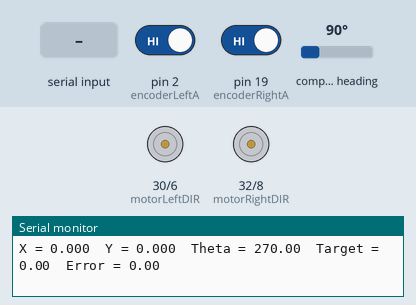
Bench run of a sketch on a simulated Arduino Mega 2560, built with avr-gcc and run on an emulated ATmega2560. Parts: direction and speed pins drawn as motors (green arrow = direction pin HIGH = forward, orange = LOW = backward, longer = more drive), the last lines printed to the serial monitor. Inputs (shaded band) come from the test bench; at power-on: compass heading 90°, pin 2 (encoderLeftA) HIGH, pin 19 (encoderRightA) HIGH.

Above: at 2.2 s.
2.3 s: "90,45\n" received over Serial
At 3.2 s:
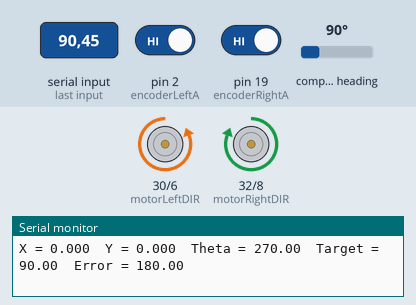
3.8 s: compass heading set to 180°
At 5.1 s:
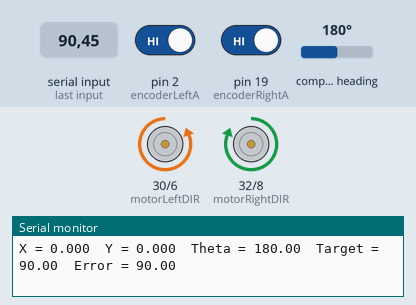
5.4 s: compass heading set to 191°
At 5.49 s:
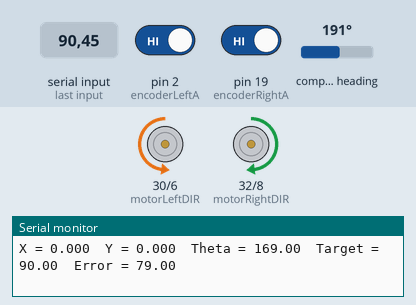
7.0 s: "200\n" received over Serial
At 8.1 s:
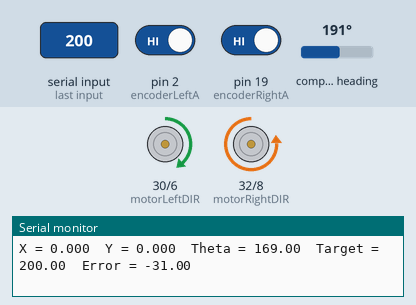
8.7 s: compass heading set to 176°
At 10.0 s:
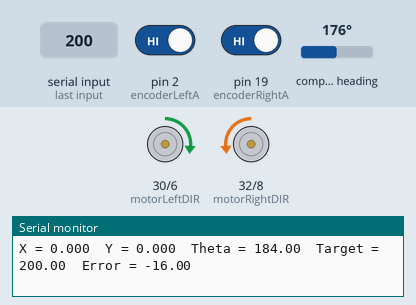
10.3 s: compass heading set to 184°
At 11.1 s:
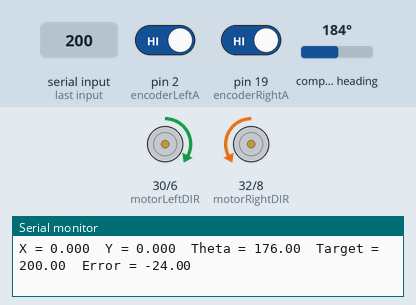
Timing chart, 0 to 12.9 s (numbered marks = the images above; inputs shaded):
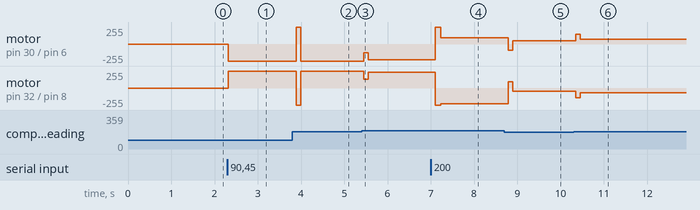

Measured:
- the behaviour switches between 184 and 185° on compass heading (found by bisection; images 2 and 3)
- after the input at 2.3 s, motor on pin 30 (motorLeftDIR) / pin 6 (motorLeftPWM): stopped → backward 255/255 at once; motor on pin 32 (motorRightDIR) / pin 8 (motorRightPWM): stopped → forward 255/255 at once
- after the input at 3.8 s, motor on pin 30 (motorLeftDIR) / pin 6 (motorLeftPWM): backward 255/255 → forward 255/255 after 0.09 s, → backward 255/255 0.10 s later; motor on pin 32 (motorRightDIR) / pin 8 (motorRightPWM): forward 255/255 → backward 255/255 after 0.09 s, → forward 255/255 0.10 s later
- after the input at 5.4 s, motor on pin 30 (motorLeftDIR) / pin 6 (motorLeftPWM): backward 255/255 → backward 130/255 after 0.05 s, → backward 236/255 0.10 s later; motor on pin 32 (motorRightDIR) / pin 8 (motorRightPWM): forward 255/255 → forward 130/255 after 0.05 s, → forward 236/255 0.10 s later
- after the input at 7.0 s, motor on pin 30 (motorLeftDIR) / pin 6 (motorLeftPWM): backward 236/255 → forward 255/255 after 0.11 s, → forward 93/255 0.13 s later; motor on pin 32 (motorRightDIR) / pin 8 (motorRightPWM): forward 236/255 → backward 255/255 after 0.11 s, → backward 236/255 0.13 s later
- after the input at 8.7 s, motor on pin 30 (motorLeftDIR) / pin 6 (motorLeftPWM): forward 93/255 → backward 96/255 after 0.09 s, → forward 47/255 0.10 s later; motor on pin 32 (motorRightDIR) / pin 8 (motorRightPWM): backward 236/255 → forward 96/255 after 0.09 s, → backward 47/255 0.10 s later
- after the input at 10.3 s, motor on pin 30 (motorLeftDIR) / pin 6 (motorLeftPWM): forward 47/255 → forward 148/255 after 0.05 s, → forward 72/255 0.10 s later; motor on pin 32 (motorRightDIR) / pin 8 (motorRightPWM): backward 47/255 → backward 148/255 after 0.05 s, → backward 72/255 0.10 s later

The sketch:

InputAngle.ino
```cpp
/*
connections
DIR1 = 4
PWM1 = 5
DIR2 = 6
PWM2 = 7
GND = GND

IMU
VIN = 5V
GND = GND
SDA = 20(MEGA)
SCL = 21 (MEGA)

ENCODER
ALEFT = 2
BLEFT = 3
ARIGHT = 19
BRIGHT = 18

*/

#include <Arduino.h>
#include <Wire.h>
#include <Adafruit_Sensor.h>
#include <Adafruit_BNO055.h>
#include <utility/imumaths.h>

// ---------------- ENCODER PINS ----------------
const int encoderLeftA = 2;
const int encoderLeftB = 13;
const int encoderRightA = 19;
const int encoderRightB = 34;

// ---------------- MOTOR PINS ----------------
const int motorLeftPWM = 6;
const int motorLeftDIR = 30;
const int motorRightPWM = 8;
const int motorRightDIR = 32;

// ---------------- ROBOT CONSTANTS ----------------
const float pulsesPerRevLeft = 400.0;
const float pulsesPerRevRight = 400.0;
const float wheelDiameter = 152.0;             // mm
const float wheelBase = 455.0;                 // mm
const float wheelCircumference = PI * wheelDiameter;

// ---------------- ENCODER COUNTS ----------------
volatile long leftPulses = 0;
volatile long rightPulses = 0;
long prevLeftPulses = 0;
long prevRightPulses = 0;

// ---------------- POSITION VARIABLES ----------------
float x = 0.0;     // meters
float y = 0.0;     // meters
float theta = 0.0; // degrees (orientation)

// ---------------- PID Constants ----------------
double Kp = 3.0;
double Ki = 0.0;
double Kd = 1.0;

// ---------------- PID Variables ----------------
double setpoint = 0;   // Target angle
double input = 0;      // Current yaw from IMU
double output = 0;     // PID output
double error, lastError = 0, integral = 0, derivative = 0;
unsigned long lastTime = 0;

// ---------------- IMU ----------------
Adafruit_BNO055 bno = Adafruit_BNO055(55, 0x28);

// ---------------- SERIAL INPUT ----------------
bool newTargetReceived = false;
String inputString = "";

// ---------------- INTERRUPTS ----------------
void leftEncoderISR() {
  int A = digitalRead(encoderLeftA);
  int B = digitalRead(encoderLeftB);
  if (A == B) leftPulses++;
  else leftPulses--;
}

void rightEncoderISR() {
  int A = digitalRead(encoderRightA);
  int B = digitalRead(encoderRightB);
  if (A == B) rightPulses++;
  else rightPulses--;
}

// ---------------- HELPER FUNCTIONS ----------------
float getYaw() {
  imu::Quaternion quat = bno.getQuat();
  float qw = quat.w(), qx = quat.x(), qy = quat.y(), qz = quat.z();

  float yawRad = atan2(2.0 * (qw * qz + qx * qy),
                       1.0 - 2.0 * (qy * qy + qz * qz));
  float yawDeg = yawRad * 180.0 / PI;
  if (yawDeg < 0) yawDeg += 360.0;
  return yawDeg;
}

double computePID(double setpoint, double input) {
  unsigned long now = millis();
  double dt = (now - lastTime) / 1000.0;
  if (dt <= 0) dt = 0.001;

  error = input - setpoint;
  // Wrap-around fix
  if (error > 180) error -= 360;
  if (error < -180) error += 360;

  integral += error * dt;
  derivative = (error - lastError) / dt;

  double output = Kp * error + Ki * integral + Kd * derivative;
  lastError = error;
  lastTime = now;
  return output;
}

void rotate(double pidOutput) {
  int pwm = constrain(abs(pidOutput), 0, 255);

  if (pidOutput > 0) {
    // Turn Left
    digitalWrite(motorLeftDIR, LOW);
    digitalWrite(motorRightDIR, HIGH);
  } else {
    // Turn Right
    digitalWrite(motorLeftDIR, HIGH);
    digitalWrite(motorRightDIR, LOW);
  }

  analogWrite(motorLeftPWM, pwm);
  analogWrite(motorRightPWM, pwm);
}

// ---------------- SETUP ----------------
void setup() {
  Serial.begin(9600);
  Wire.begin();

  // IMU setup
  if (!bno.begin()) {
    Serial.println("BNO055 not detected!");
    while (1);
  }
  bno.setExtCrystalUse(true);
  delay(1000);

  // Encoder setup
  pinMode(encoderLeftA, INPUT_PULLUP);
  pinMode(encoderLeftB, INPUT_PULLUP);
  pinMode(encoderRightA, INPUT_PULLUP);
  pinMode(encoderRightB, INPUT_PULLUP);

  attachInterrupt(digitalPinToInterrupt(encoderLeftA), leftEncoderISR, RISING);
  attachInterrupt(digitalPinToInterrupt(encoderRightA), rightEncoderISR, RISING);

  // Motor setup
  pinMode(motorLeftPWM, OUTPUT);
  pinMode(motorLeftDIR, OUTPUT);
  pinMode(motorRightPWM, OUTPUT);
  pinMode(motorRightDIR, OUTPUT);

  Serial.println("Odometry + IMU + PID Rotation Started...");
  Serial.println("Enter target angle (0-359): ");
  lastTime = millis();
}

// ---------------- LOOP ----------------
void loop() {
  // ----------- Handle Serial Input -----------
  while (Serial.available()) {
    char c = Serial.read();
    if (c == '\n') {
      setpoint = inputString.toFloat();
      if (setpoint < 0 || setpoint >= 360) {
        Serial.println("Invalid angle. Enter value between 0 and 359.");
      } else {
        newTargetReceived = true;
        Serial.print("New target angle: ");
        Serial.println(setpoint);
      }
      inputString = "";
    } else {
      inputString += c;
    }
  }

  // ----------- Update Encoders & Position -----------
  long currentLeft = leftPulses;
  long currentRight = rightPulses;

  long deltaLeft = currentLeft - prevLeftPulses;
  long deltaRight = currentRight - prevRightPulses;

  prevLeftPulses = currentLeft;
  prevRightPulses = currentRight;

  float dLeft = (deltaLeft / pulsesPerRevLeft) * wheelCircumference;
  float dRight = (deltaRight / pulsesPerRevRight) * wheelCircumference;
  float dCenter = (dRight + dLeft) / 2.0;

  input = getYaw();
  theta = input;

if (abs(dLeft - dRight) < 5) {  // threshold in mm, tweak if needed
  float thetaRad = theta * PI / 180.0;
  x += dCenter * cos(thetaRad);
  y += dCenter * sin(thetaRad);
}

  // ----------- PID Control -----------
  if (newTargetReceived) {
    double pidOut = computePID(setpoint, input);
    if (abs(error) < 2) {
      analogWrite(motorLeftPWM, 0);
      analogWrite(motorRightPWM, 0);
      Serial.println("Target reached.");
      Serial.println("Enter next target angle (0-359): ");
      newTargetReceived = false;
    } else {
      rotate(pidOut);
    }
  } else {
    analogWrite(motorLeftPWM, 0);
    analogWrite(motorRightPWM, 0);
  }

  // ----------- Debug Print -----------
  Serial.print("X = ");
  Serial.print(x / 1000.0, 3);  // Convert mm to meters
  Serial.print("\tY = ");
  Serial.print(y / 1000.0, 3);
  Serial.print("\tTheta = ");
  Serial.print(theta, 2);
  Serial.print("\tTarget = ");
  Serial.print(setpoint);
  Serial.print("\tError = ");
  Serial.println(error, 2);

  delay(100);
}
```
